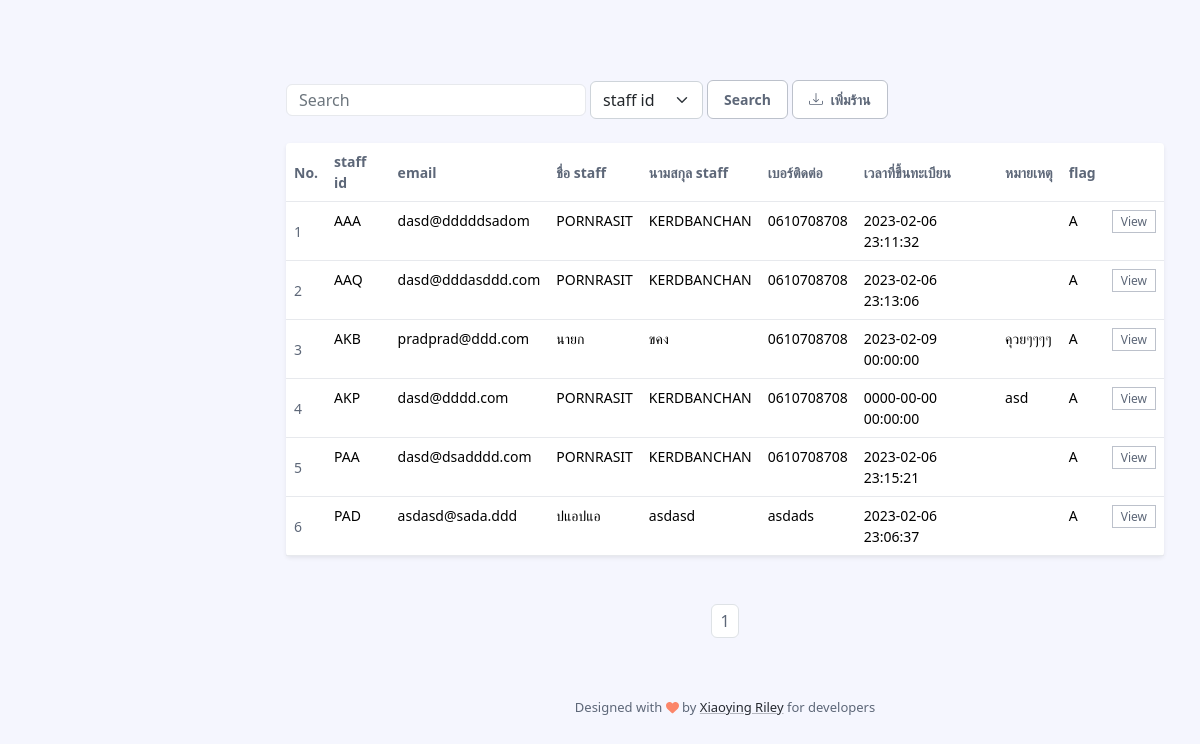
Before: /staff.php with the older database file.
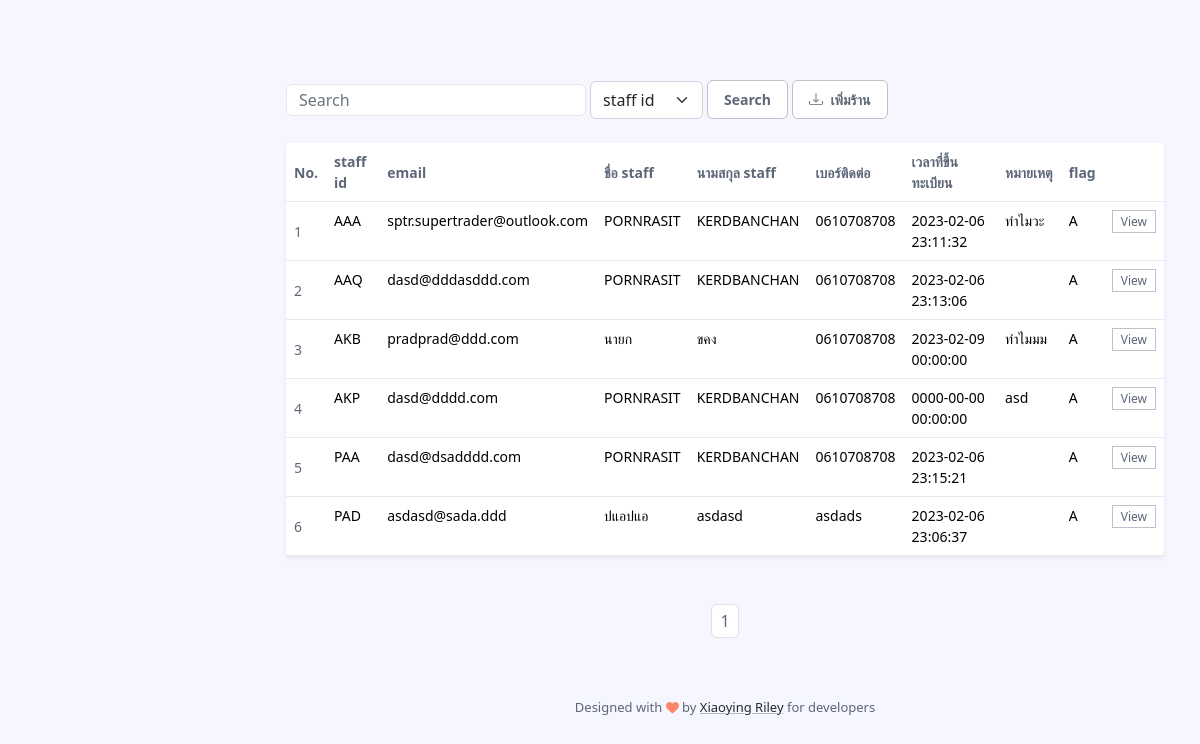
After: the same page with the newer database file.
### tables this page shows
CREATE TABLE IF NOT EXISTS `staff` (
  `s_id` char(3) NOT NULL COMMENT 'AAA-ZZZ',
  `email` char(255) DEFAULT NULL,
  `s_fname` char(255) DEFAULT NULL,
  `s_lname` char(255) DEFAULT NULL,
  `s_telnum` char(255) DEFAULT NULL,
  `s_regtime` datetime DEFAULT NULL,
  `s_flag` char(20) DEFAULT NULL,
  `s_etc` char(255) DEFAULT NULL
);

### staffdb.php (called while the page is built, shortened)
<?php
	require("connect.php");
	if(isset($search)){
		$query = "SELECT * FROM staff WHERE 1 AND $stype LIKE '%$search%' ";
		$result = mysql_query($query,$conn);
		while ($row = mysql_fetch_assoc($result)) {
			$rows[] = $row;
		}
	} else {
    	$query = "SELECT * FROM staff WHERE 1 LIMIT $start,$perpage";
		$result = mysql_query($query,$conn);
		while ($row = mysql_fetch_assoc($result)) {
			$rows[] = $row;
		}
	}
?>

### staff.php (the view, shortened to what the changed rows need)
<?php
    require("connect.php");
	if (isset($_GET['page'])){
		$page = $_GET['page'];
	}else{
		$page = 1 ;
	}
	$perpage = 50;
	$start = ($page - 1) * $perpage;
    include("staffdb.php");
	?>
<!DOCTYPE html>
<html lang="en">
<head>
    <link id="theme-style" rel="stylesheet" href="assets/css/portal.css">
</head>
<body class="app">
    <div class="app-wrapper">
	    <div class="app-content pt-3 p-md-3 p-lg-4">
		    <div class="container-xl">
				<div class="tab-content" id="orders-table-tab-content">
			        <div class="tab-pane fade show active" id="orders-all" role="tabpanel" aria-labelledby="orders-all-tab">
					    <div class="app-card app-card-orders-table shadow-sm mb-5">
						    <div class="app-card-body">
							    <div class="table-responsive">
							        <table class="table app-table-hover mb-0 text-left">
										<thead>
											<tr>
												<th class="cell">No.</th>
												<th class="cell">staff id</th>
												<th class="cell">email</th>
												<th class="cell">ชื่อ staff</th>
												<th class="cell">นามสกุล staff</th>
												<th class="cell">เบอร์ติดต่อ</th>
                                                <th class="cell">เวลาที่ขึ้นทะเบียน</th>
												<th class="cell">หมายเหตุ</th>
												<th class="cell">flag</th>
												<th class="cell"></th>
											</tr>
										</thead>
										<tbody>
											<?php
												$i = 0 ;
												foreach ($rows as $value) {
														$i = $i + 1;
														echo"<tr>";
														echo "<td class='cell'> ". $i . "</td>";
														echo "<td style=' color:black'>" . $value['s_id'] . "</td>";
														echo "<td style=' color:black'>" . $value['email'] . "</td>";
                                                        echo "<td style=' color:black'>" . $value['s_fname'] . "</td>";
														echo "<td style=' color:black'>" . $value['s_lname'] . "</td>";
                                                        echo "<td style=' color:black'>" . $value['s_telnum'] . "</td>";
														echo "<td style=' color:black'>" . $value['s_regtime'] . "</td>";
														echo "<td style=' color:black'>" . $value['s_etc'] . "</td>";
														echo "<td style=' color:black'>" . $value['s_flag'] . "</td>";
														echo "<td style=' color:black'><a class='btn-sm app-btn-secondary' href='staff_detail.php?s_id=" .$value['s_id']."#'>View</a></td>";
														echo"</tr>";
													}
                                                    ?>
										</tbody>
									</table>
						        </div>
						    </div>
						</div>
			        </div>
				</div>
		    </div>
	    </div>
    </div>
</body>
</html>

Changed rows visible on the page:
changed staff "AAA": email "dasd@dddddsadom" → "sptr.supertrader@outlook.com"; s_etc (not shown) → "ทำไมวะ"
changed staff "AKB": s_etc "คุวยๆๆๆๆ" → "ทำไมมม"
